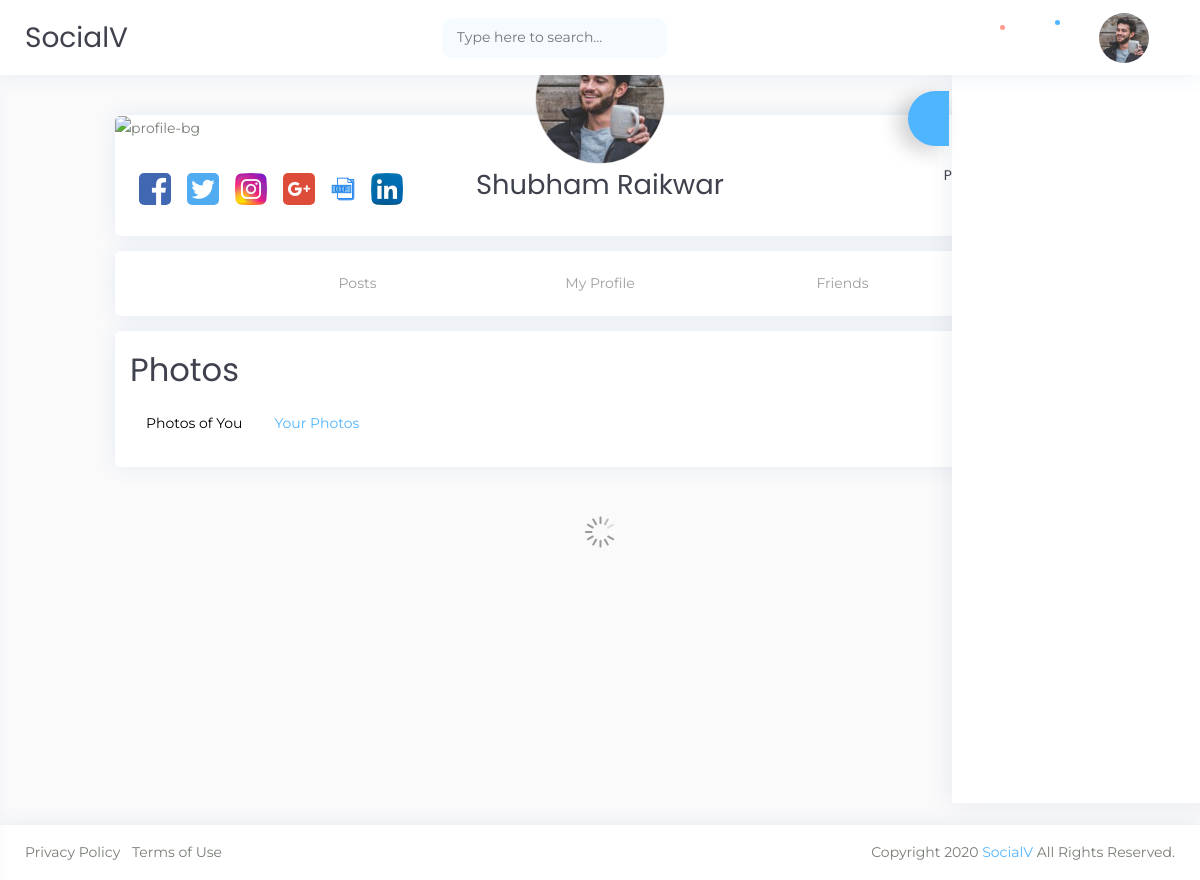
/supplier-app/profile/ (signed in), run on the app's committed database.
### accounts/models.py (models this page shows)
class User(AbstractUser):
    is_admin = models.BooleanField(default=False)
    is_supplier = models.BooleanField(default=False)
    address = models.TextField(max_length=500)
    qualification = models.CharField(max_length=100)
    looking_for = models.CharField(max_length=100)
    country = models.CharField(max_length=100)
    state = models.CharField(max_length=100)
    display_picture = models.ImageField(upload_to='dp', blank=True, null=True)
    bg_picture = models.ImageField(upload_to='background', blank=True, null=True)
    contact_no = models.CharField(max_length=12)
    company_name = models.CharField(max_length=100)
    courses = models.CharField(max_length=100)
    office_email = models.CharField(max_length=200)
    off_phone_no = models.CharField(max_length=12)
    upload_resume = models.FileField(upload_to='documents', blank=True, null=True)
    follower = models.ManyToManyField("Follow")

### Supplier/views.py (the view)
# urls.py: path('profile/',views.getProfileData, name="profile"),
def getProfileData(request):
    current_user = User.objects.get(id=request.user.id)
    posts = CreatePost.objects.filter(author=current_user).count()                      # count Total Posts
    posts_images = CreatePost.objects.filter(author=current_user).order_by("id").reverse()   # show all posted images
    user_followers = Follow.objects.filter(followed=current_user).count()     # Count total followers
    user = Follow.objects.filter(followed=current_user)
    print(user)
    g=geocoder.ip("me")
    myadd=g.latlng
    print(myadd)
    geolocator = Nominatim(user_agent="geoapiExercises")
    location = geolocator.reverse(str(myadd[0])+","+str(myadd[1]))
    address = location.raw['address']
    print('Country:',address['country'])
    data = User.objects.get(id=request.user.id)
    return render(request, "supplier/profile.html", {'data':data,
                                                     'address':address,
                                                     "user_followers":user_followers,
                                                     'user':user, "num_of_posts":posts,
                                                     "posts_images":posts_images,
                                                     "myfollowers":user
                                                     })

### templates/supplier/profile.html (shortened to what this page needs)
{% extends 'supplier/index.html' %}
{% load static %}
{% block content %}
         <div class="right-sidebar-mini right-sidebar">
            <div class="right-sidebar-panel p-0">
               <div class="iq-card shadow-none">
                  <div class="iq-card-body p-0">
                     <div class="media-height p-3">
                     </div>
                     <div class="right-sidebar-toggle bg-primary mt-3">
                        <i class="ri-arrow-left-line side-left-icon"></i>
                     </div>
                  </div>
               </div>
            </div>
         </div>
         <div id="content-page" class="content-page">
            <div class="container">
               <div class="row">
                  <div class="col-sm-12">
                     <div class="iq-card">
                        <div class="iq-card-body profile-page p-0">
                           <div class="profile-header">
                              <div class="cover-container">
                                 <img src="{% static 'UI/images/page-img/profile-bg1.jpg' %}" alt="profile-bg" class="rounded img-fluid">
                                 <ul class="header-nav d-flex flex-wrap justify-end p-0 m-0">
                                    <li><a href="javascript:void();"></a></li>
                                    <li><a href="javascript:void();"></a></li>
                                 </ul>
                              </div>
                              <div class="user-detail text-center mb-3">
                                 <div class="profile-img">
                                    <img src="/media/{{ request.user.display_picture }}" alt="profile-img" class="avatar-130 img-fluid" />
                                 </div>
                                 <div class="profile-detail">
                                    <h3 class="">{{ data.first_name }}</h3>
                                 </div>
                              </div>
                              <div class="profile-info p-4 d-flex align-items-center justify-content-between position-relative">
                                 <div class="social-links">
                                    <ul class="social-data-block d-flex align-items-center justify-content-between list-inline p-0 m-0">
                                       <li class="text-center pr-3">
                                          <a href="#"><img src="{% static 'UI/images/icon/08.png' %}" class="img-fluid rounded" alt="facebook"></a>
                                       </li>
                                       <li class="text-center pr-3">
                                          <a href="#"><img src="{% static 'UI/images/icon/09.png' %}" class="img-fluid rounded" alt="Twitter"></a>
                                       </li>
                                       <li class="text-center pr-3">
                                          <a href="#"><img src="{% static 'UI/images/icon/10.png' %}" class="img-fluid rounded" alt="Instagram"></a>
                                       </li>
                                       <li class="text-center pr-3">
                                          <a href="#"><img src="{% static 'UI/images/icon/11.png' %}" class="img-fluid rounded" alt="Google plus"></a>
                                       </li>
                                       <li class="text-center pr-3">
                                          <a href="#"><img src="{% static 'UI/images/icon/12.png' %}" class="img-fluid rounded" alt="You tube"></a>
                                       </li>
                                       <li class="text-center pr-3">
                                          <a href="#"><img src="{% static 'UI/images/icon/13.png' %}" class="img-fluid rounded" alt="linkedin"></a>
                                       </li>
                                    </ul>
                                 </div>
                                 <div class="social-info">
                                    <ul class="social-data-block d-flex align-items-center justify-content-between list-inline p-0 m-0">
                                       <li class="text-center pl-3">
                                          <h6>Posts</h6>
                                          <p class="mb-0">{{ num_of_posts }}</p>
                                       </li>
                                       <li class="text-center pl-3">
                                          <h6>Followers</h6>
                                          <p class="mb-0"> {{user_followers}}</p>
                                       </li>
                                    </ul>
                                 </div>
                              </div>
                           </div>
                        </div>
                     </div>
                     <div class="iq-card">
                        <div class="iq-card-body p-0">
                           <div class="user-tabing">
                              <ul class="nav nav-pills d-flex align-items-center justify-content-center profile-feed-items p-0 m-0">
                                 <li class="col-sm-3 p-0">
                                    <a class="nav-link" data-toggle="pill" href="#photos">Posts</a>
                                 </li>
                                 <li class="col-sm-3 p-0">
                                    <a class="nav-link" data-toggle="pill" href="#about">My Profile</a>
                                 </li>
                                 <li class="col-sm-3 p-0">
                                    <a class="nav-link" data-toggle="pill" href="#friends">friends</a>
                                 </li>
                              </ul>
                           </div>
                        </div>
                     </div>
                  </div>
                  <div class="col-sm-12">
                     <div class="tab-content">
                        <div class="tab-pane fade active show" id="photos" role="tabpanel">
                           <div class="iq-card">
                              <div class="iq-card-body">
                                 <h2>Photos</h2>
                                 <div class="friend-list-tab mt-2">
                                    <ul class="nav nav-pills d-flex align-items-center justify-content-left friend-list-items p-0 mb-2">
                                       <li>
                                          <a class="nav-link active" data-toggle="pill" href="#photosofyou">Photos of You</a>
                                       </li>
                                       <li>
                                          <a class="nav-link" data-toggle="pill" href="#your-photos">Your Photos</a>
                                       </li>
                                    </ul>
                                 </div>
                              </div>
                           </div>
                        </div>
                     </div>
                  </div>
                  <div class="col-sm-12 text-center">
                     <img src="{% static 'UI/images/page-img/page-load-loader.gif' %}" alt="loader" style="height: 100px;">
                  </div>
               </div>
            </div>
         </div>
      </div>
      {% endblock content %}

### templates/supplier/index.html (shortened to what this page needs)
{% load static %}
<!doctype html>
<html lang="en">
   <head>
      <link rel="stylesheet" href="{% static 'UI/css/bootstrap.min.css' %}">
      <link rel="stylesheet" href="{% static 'UI/css/typography.css' %}">
      <link rel="stylesheet" href="{% static 'UI/css/style.css' %}">
      <link rel="stylesheet" href="{% static 'UI/css/responsive.css' %}">
   </head>
   <body class="right-column-fixed">
    <div class="wrapper">
       <div class="iq-top-navbar">
          <div class="iq-navbar-custom">
             <nav class="navbar navbar-expand-lg navbar-light p-0">
                <div class="iq-navbar-logo d-flex justify-content-between">
                   <a href="index.html">
                   <span>SocialV</span>
                   </a>
                   <div class="iq-menu-bt align-self-center">
                   <div class="wrapper-menu">
                      <div class="main-circle"><i class="ri-menu-line"></i></div>
                   </div>
                </div>
                </div>
                <div class="iq-search-bar">
                   <form action="#" class="searchbox">
                      <input type="text" class="text search-input" placeholder="Type here to search...">
                      <a class="search-link" href="#"><i class="ri-search-line"></i></a>
                   </form>
                </div>
                <div class="collapse navbar-collapse" id="navbarSupportedContent">
                   <ul class="navbar-nav ml-auto navbar-list">
                      <li>
                         <a href="/supplier-app/" class="iq-waves-effect d-flex align-items-center">
                         <i class="ri-home-line"></i>
                         </a>
                      </li>
                      <li class="nav-item">
                         <a href="#" class="search-toggle iq-waves-effect">
                            <div id="lottie-beil"></div>
                            <span class="bg-danger dots"></span>
                         </a>
                      </li>
                      <li class="nav-item dropdown">
                         <a href="#" class="search-toggle iq-waves-effect">
                            <div id="lottie-mail"></div>
                            <span class="bg-primary count-mail"></span>
                         </a>
                      </li>
                   </ul>
                   <ul class="navbar-list">
                      <li>
                         <a href="#" class="search-toggle iq-waves-effect d-flex align-items-center">
                         <i class="ri-arrow-down-s-fill"></i>
                         <img src="/media/{{ request.user.display_picture }}" class="img-fluid rounded-circle mr-3" alt="user">
                         </a>
                      </li>
                   </ul>
                </div>
             </nav>
          </div>
       </div>
       {% block content %}{% endblock content %}
    <footer class="bg-white iq-footer">
       <div class="container-fluid">
          <div class="row">
             <div class="col-lg-6">
                <ul class="list-inline mb-0">
                   <li class="list-inline-item"><a href="privacy-policy.html">Privacy Policy</a></li>
                   <li class="list-inline-item"><a href="terms-of-service.html">Terms of Use</a></li>
                </ul>
             </div>
             <div class="col-lg-6 text-right">
                Copyright 2020 <a href="#">SocialV</a> All Rights Reserved.
             </div>
          </div>
       </div>
    </footer>
 </body>
</html>

### data on the page
User: user.display_picture (picture), first_name "Shubham Raikwar"
